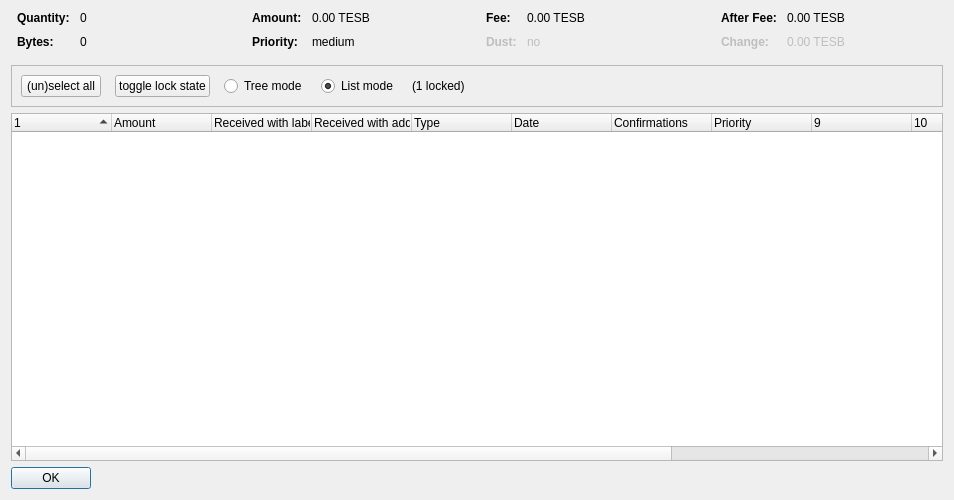
<?xml version="1.0" encoding="UTF-8"?>
<ui version="4.0">
 <class>CoinControlDialog</class>
 <widget class="QDialog" name="CoinControlDialog">
  <property name="geometry">
   <rect>
    <x>0</x>
    <y>0</y>
    <width>954</width>
    <height>500</height>
   </rect>
  </property>
  <property name="windowTitle">
   <string>Coin Selection</string>
  </property>
  <layout class="QVBoxLayout" name="verticalLayout">
   <item>
    <layout class="QHBoxLayout" name="horizontalLayoutTop" stretch="0,0,0,0">
     <property name="topMargin">
      <number>0</number>
     </property>
     <property name="bottomMargin">
      <number>10</number>
     </property>
     <item>
      <layout class="QFormLayout" name="formLayoutCoinControl1">
       <property name="horizontalSpacing">
        <number>10</number>
       </property>
       <property name="verticalSpacing">
        <number>10</number>
       </property>
       <property name="leftMargin">
        <number>6</number>
       </property>
       <property name="rightMargin">
        <number>6</number>
       </property>
       <item row="0" column="0">
        <widget class="QLabel" name="labelCoinControlQuantityText">
         <property name="font">
          <font>
           <weight>75</weight>
           <bold>true</bold>
          </font>
         </property>
         <property name="text">
          <string>Quantity:</string>
         </property>
        </widget>
       </item>
       <item row="0" column="1">
        <widget class="QLabel" name="labelCoinControlQuantity">
         <property name="cursor">
          <cursorShape>IBeamCursor</cursorShape>
         </property>
         <property name="contextMenuPolicy">
          <enum>Qt::ActionsContextMenu</enum>
         </property>
         <property name="text">
          <string notr="true">0</string>
         </property>
         <property name="textInteractionFlags">
          <set>Qt::LinksAccessibleByMouse|Qt::TextSelectableByKeyboard|Qt::TextSelectableByMouse</set>
         </property>
        </widget>
       </item>
       <item row="1" column="0">
        <widget class="QLabel" name="labelCoinControlBytesText">
         <property name="font">
          <font>
           <weight>75</weight>
           <bold>true</bold>
          </font>
         </property>
         <property name="text">
          <string>Bytes:</string>
         </property>
        </widget>
       </item>
       <item row="1" column="1">
        <widget class="QLabel" name="labelCoinControlBytes">
         <property name="cursor">
          <cursorShape>IBeamCursor</cursorShape>
         </property>
         <property name="contextMenuPolicy">
          <enum>Qt::ActionsContextMenu</enum>
         </property>
         <property name="text">
          <string notr="true">0</string>
         </property>
         <property name="textInteractionFlags">
          <set>Qt::LinksAccessibleByMouse|Qt::TextSelectableByKeyboard|Qt::TextSelectableByMouse</set>
         </property>
        </widget>
       </item>
      </layout>
     </item>
     <item>
      <layout class="QFormLayout" name="formLayoutCoinControl2">
       <property name="horizontalSpacing">
        <number>10</number>
       </property>
       <property name="verticalSpacing">
        <number>10</number>
       </property>
       <property name="leftMargin">
        <number>6</number>
       </property>
       <property name="rightMargin">
        <number>6</number>
       </property>
       <item row="0" column="0">
        <widget class="QLabel" name="labelCoinControlAmountText">
         <property name="font">
          <font>
           <weight>75</weight>
           <bold>true</bold>
          </font>
         </property>
         <property name="text">
          <string>Amount:</string>
         </property>
        </widget>
       </item>
       <item row="0" column="1">
        <widget class="QLabel" name="labelCoinControlAmount">
         <property name="cursor">
          <cursorShape>IBeamCursor</cursorShape>
         </property>
         <property name="contextMenuPolicy">
          <enum>Qt::ActionsContextMenu</enum>
         </property>
         <property name="text">
          <string notr="true">0.00 TESB</string>
         </property>
         <property name="textInteractionFlags">
          <set>Qt::LinksAccessibleByMouse|Qt::TextSelectableByKeyboard|Qt::TextSelectableByMouse</set>
         </property>
        </widget>
       </item>
       <item row="1" column="0">
        <widget class="QLabel" name="labelCoinControlPriorityText">
         <property name="font">
          <font>
           <weight>75</weight>
           <bold>true</bold>
          </font>
         </property>
         <property name="text">
          <string>Priority:</string>
         </property>
        </widget>
       </item>
       <item row="1" column="1">
        <widget class="QLabel" name="labelCoinControlPriority">
         <property name="cursor">
          <cursorShape>IBeamCursor</cursorShape>
         </property>
         <property name="contextMenuPolicy">
          <enum>Qt::ActionsContextMenu</enum>
         </property>
         <property name="text">
          <string>medium</string>
         </property>
         <property name="textInteractionFlags">
          <set>Qt::LinksAccessibleByMouse|Qt::TextSelectableByKeyboard|Qt::TextSelectableByMouse</set>
         </property>
        </widget>
       </item>
      </layout>
     </item>
     <item>
      <layout class="QFormLayout" name="formLayoutCoinControl3">
       <property name="horizontalSpacing">
        <number>10</number>
       </property>
       <property name="verticalSpacing">
        <number>10</number>
       </property>
       <property name="leftMargin">
        <number>6</number>
       </property>
       <property name="rightMargin">
        <number>6</number>
       </property>
       <item row="0" column="0">
        <widget class="QLabel" name="labelCoinControlFeeText">
         <property name="font">
          <font>
           <weight>75</weight>
           <bold>true</bold>
          </font>
         </property>
         <property name="text">
          <string>Fee:</string>
         </property>
        </widget>
       </item>
       <item row="0" column="1">
        <widget class="QLabel" name="labelCoinControlFee">
         <property name="cursor">
          <cursorShape>IBeamCursor</cursorShape>
         </property>
         <property name="contextMenuPolicy">
          <enum>Qt::ActionsContextMenu</enum>
         </property>
         <property name="text">
          <string notr="true">0.00 TESB</string>
         </property>
         <property name="textInteractionFlags">
          <set>Qt::LinksAccessibleByMouse|Qt::TextSelectableByKeyboard|Qt::TextSelectableByMouse</set>
         </property>
        </widget>
       </item>
       <item row="1" column="0">
        <widget class="QLabel" name="labelCoinControlLowOutputText">
         <property name="enabled">
          <bool>false</bool>
         </property>
         <property name="font">
          <font>
           <weight>75</weight>
           <bold>true</bold>
          </font>
         </property>
         <property name="text">
          <string>Dust:</string>
         </property>
        </widget>
       </item>
       <item row="1" column="1">
        <widget class="QLabel" name="labelCoinControlLowOutput">
         <property name="enabled">
          <bool>false</bool>
         </property>
         <property name="cursor">
          <cursorShape>IBeamCursor</cursorShape>
         </property>
         <property name="contextMenuPolicy">
          <enum>Qt::ActionsContextMenu</enum>
         </property>
         <property name="text">
          <string>no</string>
         </property>
         <property name="textInteractionFlags">
          <set>Qt::LinksAccessibleByMouse|Qt::TextSelectableByKeyboard|Qt::TextSelectableByMouse</set>
         </property>
        </widget>
       </item>
      </layout>
     </item>
     <item>
      <layout class="QFormLayout" name="formLayoutCoinControl4">
       <property name="horizontalSpacing">
        <number>10</number>
       </property>
       <property name="verticalSpacing">
        <number>10</number>
       </property>
       <property name="leftMargin">
        <number>6</number>
       </property>
       <property name="rightMargin">
        <number>6</number>
       </property>
       <item row="0" column="0">
        <widget class="QLabel" name="labelCoinControlAfterFeeText">
         <property name="font">
          <font>
           <weight>75</weight>
           <bold>true</bold>
          </font>
         </property>
         <property name="text">
          <string>After Fee:</string>
         </property>
        </widget>
       </item>
       <item row="0" column="1">
        <widget class="QLabel" name="labelCoinControlAfterFee">
         <property name="cursor">
          <cursorShape>IBeamCursor</cursorShape>
         </property>
         <property name="contextMenuPolicy">
          <enum>Qt::ActionsContextMenu</enum>
         </property>
         <property name="text">
          <string notr="true">0.00 TESB</string>
         </property>
         <property name="textInteractionFlags">
          <set>Qt::LinksAccessibleByMouse|Qt::TextSelectableByKeyboard|Qt::TextSelectableByMouse</set>
         </property>
        </widget>
       </item>
       <item row="1" column="0">
        <widget class="QLabel" name="labelCoinControlChangeText">
         <property name="enabled">
          <bool>false</bool>
         </property>
         <property name="font">
          <font>
           <weight>75</weight>
           <bold>true</bold>
          </font>
         </property>
         <property name="text">
          <string>Change:</string>
         </property>
        </widget>
       </item>
       <item row="1" column="1">
        <widget class="QLabel" name="labelCoinControlChange">
         <property name="enabled">
          <bool>false</bool>
         </property>
         <property name="cursor">
          <cursorShape>IBeamCursor</cursorShape>
         </property>
         <property name="contextMenuPolicy">
          <enum>Qt::ActionsContextMenu</enum>
         </property>
         <property name="text">
          <string notr="true">0.00 TESB</string>
         </property>
         <property name="textInteractionFlags">
          <set>Qt::LinksAccessibleByMouse|Qt::TextSelectableByKeyboard|Qt::TextSelectableByMouse</set>
         </property>
        </widget>
       </item>
      </layout>
     </item>
    </layout>
   </item>
   <item>
    <widget class="QFrame" name="frame">
     <property name="minimumSize">
      <size>
       <width>0</width>
       <height>40</height>
      </size>
     </property>
     <property name="frameShape">
      <enum>QFrame::StyledPanel</enum>
     </property>
     <property name="frameShadow">
      <enum>QFrame::Sunken</enum>
     </property>
     <layout class="QHBoxLayout" name="horizontalLayout">
      <item>
       <layout class="QHBoxLayout" name="horizontalLayoutPanel" stretch="0,0,0,0,0,0">
        <property name="spacing">
         <number>14</number>
        </property>
        <item>
         <widget class="QPushButton" name="pushButtonSelectAll">
          <property name="sizePolicy">
           <sizepolicy hsizetype="Maximum" vsizetype="Fixed">
            <horstretch>0</horstretch>
            <verstretch>0</verstretch>
           </sizepolicy>
          </property>
          <property name="text">
           <string>(un)select all</string>
          </property>
          <property name="autoDefault">
           <bool>false</bool>
          </property>
         </widget>
        </item>
        <item>
         <widget class="QPushButton" name="pushButtonToggleLock">
          <property name="sizePolicy">
           <sizepolicy hsizetype="Maximum" vsizetype="Fixed">
            <horstretch>0</horstretch>
            <verstretch>0</verstretch>
           </sizepolicy>
          </property>
          <property name="text">
           <string>toggle lock state</string>
          </property>
          <property name="autoDefault">
           <bool>false</bool>
          </property>
         </widget>
        </item>
        <item>
         <widget class="QRadioButton" name="radioTreeMode">
          <property name="sizePolicy">
           <sizepolicy hsizetype="Maximum" vsizetype="Fixed">
            <horstretch>0</horstretch>
            <verstretch>0</verstretch>
           </sizepolicy>
          </property>
          <property name="text">
           <string>Tree mode</string>
          </property>
         </widget>
        </item>
        <item>
         <widget class="QRadioButton" name="radioListMode">
          <property name="sizePolicy">
           <sizepolicy hsizetype="Maximum" vsizetype="Fixed">
            <horstretch>0</horstretch>
            <verstretch>0</verstretch>
           </sizepolicy>
          </property>
          <property name="text">
           <string>List mode</string>
          </property>
          <property name="checked">
           <bool>true</bool>
          </property>
         </widget>
        </item>
        <item>
         <widget class="QLabel" name="labelLocked">
          <property name="text">
           <string>(1 locked)</string>
          </property>
         </widget>
        </item>
        <item>
         <spacer name="horizontalSpacer">
          <property name="orientation">
           <enum>Qt::Horizontal</enum>
          </property>
          <property name="sizeHint" stdset="0">
           <size>
            <width>40</width>
            <height>20</height>
           </size>
          </property>
         </spacer>
        </item>
       </layout>
      </item>
     </layout>
    </widget>
   </item>
   <item>
    <widget class="CoinControlTreeWidget" name="treeWidget">
     <property name="contextMenuPolicy">
      <enum>Qt::CustomContextMenu</enum>
     </property>
     <property name="sortingEnabled">
      <bool>false</bool>
     </property>
     <property name="columnCount">
      <number>13</number>
     </property>
     <attribute name="headerShowSortIndicator" stdset="0">
      <bool>true</bool>
     </attribute>
     <attribute name="headerStretchLastSection">
      <bool>false</bool>
     </attribute>
     <column>
      <property name="text">
       <string/>
      </property>
     </column>
     <column>
      <property name="text">
       <string>Amount</string>
      </property>
     </column>
     <column>
      <property name="text">
       <string>Received with label</string>
      </property>
     </column>
     <column>
      <property name="text">
       <string>Received with address</string>
      </property>
     </column>
     <column>
      <property name="text">
	<string>Type</string>
      </property>
     </column>
     <column>
      <property name="text">	 
       <string>Date</string>
      </property>
     </column>
     <column>
      <property name="text">
       <string>Confirmations</string>
      </property>
      <property name="toolTip">
       <string>Confirmed</string>
      </property>
     </column>
     <column>
      <property name="text">
       <string>Priority</string>
      </property>
     </column>
     <column>
      <property name="text">
       <string/>
      </property>
     </column>
     <column>
      <property name="text">
       <string/>
      </property>
     </column>
     <column>
      <property name="text">
       <string/>
      </property>
     </column>
     <column>
      <property name="text">
       <string/>
      </property>
     </column>
     <column>
      <property name="text">
       <string/>
      </property>
     </column>
    </widget>
   </item>
   <item>
    <widget class="QDialogButtonBox" name="buttonBox">
     <property name="sizePolicy">
      <sizepolicy hsizetype="Maximum" vsizetype="Fixed">
       <horstretch>0</horstretch>
       <verstretch>0</verstretch>
      </sizepolicy>
     </property>
     <property name="orientation">
      <enum>Qt::Horizontal</enum>
     </property>
     <property name="standardButtons">
      <set>QDialogButtonBox::Ok</set>
     </property>
    </widget>
   </item>
  </layout>
 </widget>
 <customwidgets>
  <customwidget>
   <class>CoinControlTreeWidget</class>
   <extends>QTreeWidget</extends>
   <header>coincontroltreewidget.h</header>
  </customwidget>
 </customwidgets>
 <resources/>
 <connections/>
</ui>
